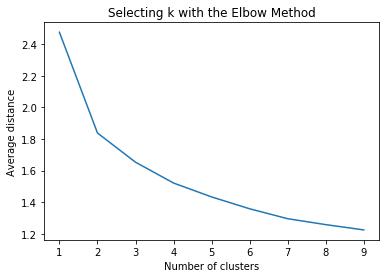

The script that drew this image:
# -*- coding: utf-8 -*-
"""
Created on Tue Jan 29 13:24:17 2019

@author: M1050257
"""

""" Importing all required libraries """
import pandas as pd
import numpy as np
import matplotlib.pyplot as plt
import seaborn as sns
import math as mt
from sklearn.cross_validation import train_test_split
import statsmodels.api as sm
from sklearn import preprocessing
from sklearn.cluster import KMeans
""" --------------------------------- """

data = pd.read_csv('C:\\Santhosh\\DATA_SCIENCE\\Datasets\\Kaggle\\Admission Predict\\Admission_Predict_1.csv')
data.shape #(500,9)
list(data.columns)
"""
['Serial No.',
 'GRE Score',
 'TOEFL Score',
 'University Rating',
 'SOP',
 'LOR ',
 'CGPA',
 'Research',
 'Chance of Admit ']
"""
data.dtypes
data.info() #memory usage: 35.2 KB

data.isna().sum()
#no missing values

#upper-case all DataFrame column names
data.columns = map(str.upper, data.columns)
#data management
data_clean = data.dropna()

# subset clustering variables
cluster=data_clean[['GRE SCORE','TOEFL SCORE','UNIVERSITY RATING','SOP','LOR ','CGPA','RESEARCH']]
cluster.describe()

# standardize clustering variables to have mean=0 and sd=1
clustervar=cluster.copy()
clustervar['GRE SCORE']=preprocessing.scale(clustervar['GRE SCORE'].astype('float64'))
clustervar['TOEFL SCORE']=preprocessing.scale(clustervar['TOEFL SCORE'].astype('float64'))
clustervar['UNIVERSITY RATING']=preprocessing.scale(clustervar['UNIVERSITY RATING'].astype('float64'))
clustervar['SOP']=preprocessing.scale(clustervar['SOP'].astype('float64'))
clustervar['LOR ']=preprocessing.scale(clustervar['LOR '].astype('float64'))
clustervar['CGPA']=preprocessing.scale(clustervar['CGPA'].astype('float64'))
clustervar['RESEARCH']=preprocessing.scale(clustervar['RESEARCH'].astype('float64'))

# split data into train and test sets
clus_train, clus_test = train_test_split(clustervar, test_size=.3, random_state=123)

# k-means cluster analysis for 1-9 clusters                                                           
from scipy.spatial.distance import cdist
clusters=range(1,10)
meandist=[]

for k in clusters:
    model=KMeans(n_clusters=k)
    model.fit(clus_train)
    clusassign=model.predict(clus_train)
    meandist.append(sum(np.min(cdist(clus_train, model.cluster_centers_, 'euclidean'), axis=1)) 
    / clus_train.shape[0])

"""
Plot average distance from observations from the cluster centroid
to use the Elbow Method to identify number of clusters to choose
"""

plt.plot(clusters, meandist)
plt.xlabel('Number of clusters')
plt.ylabel('Average distance')
plt.title('Selecting k with the Elbow Method')

# Interpret 3 cluster solution
model3=KMeans(n_clusters=3)
model3.fit(clus_train)
clusassign=model3.predict(clus_train)
# plot clusters

from sklearn.decomposition import PCA
pca_2 = PCA(2)
plot_columns = pca_2.fit_transform(clus_train)
plt.scatter(x=plot_columns[:,0], y=plot_columns[:,1], c=model3.labels_,)
plt.xlabel('Canonical variable 1')
plt.ylabel('Canonical variable 2')
plt.title('Scatterplot of Canonical Variables for 3 Clusters')
plt.show()


"""
BEGIN multiple steps to merge cluster assignment with clustering variables to examine
cluster variable means by cluster
"""
# create a unique identifier variable from the index for the 
# cluster training data to merge with the cluster assignment variable
clus_train.reset_index(level=0, inplace=True)
# create a list that has the new index variable
cluslist=list(clus_train['index'])
# create a list of cluster assignments
labels=list(model3.labels_)
# combine index variable list with cluster assignment list into a dictionary
newlist=dict(zip(cluslist, labels))
newlist
# convert newlist dictionary to a dataframe
newclus=pd.DataFrame.from_dict(newlist, orient='index')
newclus
# rename the cluster assignment column
newclus.columns = ['cluster']

# now do the same for the cluster assignment variable
# create a unique identifier variable from the index for the 
# cluster assignment dataframe 
# to merge with cluster training data
newclus.reset_index(level=0, inplace=True)
# merge the cluster assignment dataframe with the cluster training variable dataframe
# by the index variable
merged_train=pd.merge(clus_train, newclus, on='index')
merged_train.head(n=100)
# cluster frequencies
merged_train.cluster.value_counts()
#OUTPUT
"""
Out[277]: 
0    133
2    131
1     86
Name: cluster, dtype: int64
"""

"""
END multiple steps to merge cluster assignment with clustering variables to examine
cluster variable means by cluster
"""

# FINALLY calculate clustering variable means by cluster
clustergrp = merged_train.groupby('cluster').mean()
print ("Clustering variable means by cluster")
print(clustergrp)

"""
Clustering variable means by cluster
              index  GRE SCORE    ...         CGPA  RESEARCH
cluster                           ...                       
0        231.390977   0.127419    ...     0.091507  0.280523
1        246.430233   1.145296    ...     1.220629  0.652154
2        273.908397  -0.881373    ...    -0.919047 -0.697560
"""
